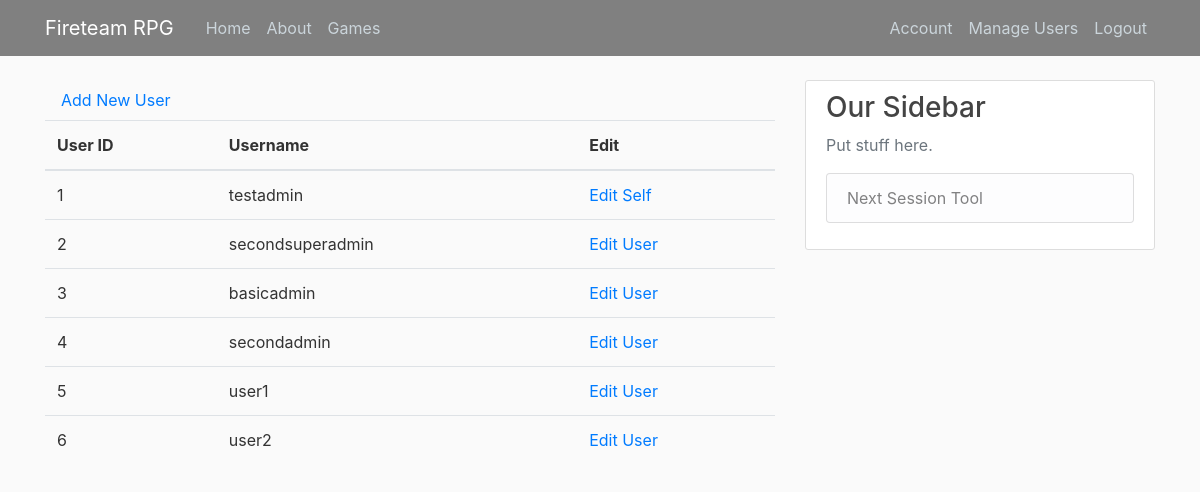
/manage_users (signed in), run on an earlier commit of the app's database.
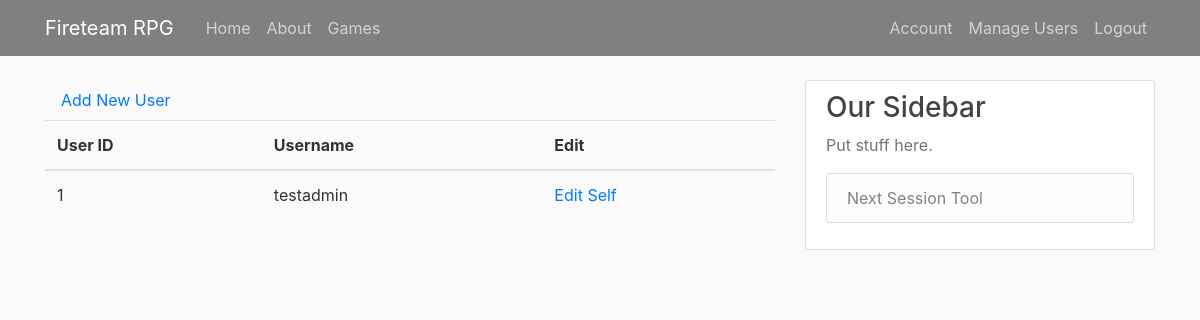
And on a later commit of the database.
### fireteam_manager/models.py (models this page shows, shortened)
class User(db.Model, UserMixin):
    id = db.Column(db.Integer, primary_key=True)
    username = db.Column(db.String(20), unique=True, nullable=False)
    email = db.Column(db.String(120), unique=True, nullable=False)
    password = db.Column(db.String(60), nullable=False)
    image_file = db.Column(db.String(20), nullable=False, default='default.jpg')
    is_admin = db.Column(db.Boolean, nullable=False, default=False)
    is_super_admin = db.Column(db.Boolean, nullable=False, default=True)
    has_changed_password = db.Column(db.Boolean, nullable=False, default=False)
    characters = db.relationship('Character', backref='owner', lazy=True)
    games = db.relationship('Game', backref='player', lazy=True)

### fireteam_manager/routes.py (the view)
@app.route('/manage_users')
@login_required
def manage_users():
    if current_user.is_admin is False:
        abort(403)
    list_of_all_users = User.query.order_by(User.id.asc()).all()
    return render_template('manage_users.html', title='Manage Users', users=list_of_all_users)

### fireteam_manager/models.py (called while the page is built)
@login_manager.user_loader
def load_user(user_id):
    return User.query.get(int(user_id))

### fireteam_manager/templates/manage_users.html
{% extends 'layout.html' %}
{% block content %}
    <a class="nav-item nav-link" href="{{ url_for('register_new_user') }}">Add New User</a>
    <table class="table">
        <thead>
            <tr>
                <th scope="col">User ID</th>
                <th scope="col">Username</th>
                <th scope="col">Edit</th>
            </tr>
        </thead>
        <tbody>
            {% for user in users %}
                <tr>
                    <td>{{ user.id }}</td>
                    <td>{{ user.username }}</td>
                    {% if user.username == current_user.username %}
                        <td><a href="{{ url_for('account') }}">Edit Self</a></td>
                    {% elif current_user.is_super_admin %}
                        <td><a href="{{ url_for('edit_user', selected_user=user.id) }}">Edit User</a></td>
                    {% elif user.is_super_admin == False and user.is_admin == False %}
                        <td><a href="{{ url_for('edit_user', selected_user=user.id) }}">Edit User</a></td>
                    {% else %}
                        <td>You cannot edit admins.</td>
                    {% endif %}
                </tr>
            {% endfor %}
        </tbody>
    </table>
{% endblock content %}

### fireteam_manager/templates/layout.html (shortened to what this page needs)
<!DOCTYPE html>
<html>
<head>
    <link rel="stylesheet" href="https://maxcdn.bootstrapcdn.com/bootstrap/4.0.0/css/bootstrap.min.css">
    <link rel="stylesheet" type="text/css" href="{{ url_for('static', filename='main.css') }}">
</head>
<body>
    <header class="site-header">
      <nav class="navbar navbar-expand-md navbar-dark bg-steel fixed-top">
        <div class="container">
          <a class="navbar-brand mr-4" href="{{ url_for('home') }}">Fireteam RPG</a>
          <div class="collapse navbar-collapse" id="navbarToggle">
            <div class="navbar-nav mr-auto">
              <a class="nav-item nav-link" href="{{ url_for('home') }}">Home</a>
              <a class="nav-item nav-link" href="{{ url_for('about') }}">About</a>
              {% if current_user.is_authenticated %}
              <a class="nav-link nav-item" href="{{ url_for('games') }}">Games</a>
              {% endif %}
            </div>
            <div class="navbar-nav">
              {% if current_user.is_authenticated %}
                <a class="nav-item nav-link" href="{{ url_for('account') }}">Account</a>
                {% if current_user.is_admin %}
                  <a class="nav-item nav-link" href="{{ url_for('manage_users') }}">Manage Users</a>
                {% endif %}
                <a class="nav-item nav-link" href="{{ url_for('logout') }}">Logout</a>
              {% else %}
                <a class="nav-item nav-link" href="{{ url_for('login') }}">Login</a>
              {% endif %}
            </div>
          </div>
        </div>
      </nav>
    </header>
    <main role="main" class="container">
      <div class="row">
        <div class="col-md-8">
          {% block content %}{% endblock %}
        </div>
        <div class="col-md-4">
          <div class="content-section">
            <h3>Our Sidebar</h3>
            <p class='text-muted'>Put stuff here.
              <ul class="list-group">
                <li class="list-group-item list-group-item-light">Next Session Tool</li>
              </ul>
            </p>
          </div>
        </div>
      </div>
    </main>
</body>
</html>

### fireteam_manager/static/main.css (style rules this page uses)
body { background: #fafafa; color: #333333; margin-top: 5rem; }
h1, h2, h3, h4, h5, h6 { color: #444444; }
.bg-steel { background-color: #808080; }
.site-header .navbar-nav .nav-link { color: #cbd5db; }
.content-section { background: #ffffff; padding: 10px 20px; border: 1px solid #dddddd; border-radius: 3px; margin-bottom: 20px; }

What changed in the data, as far as the page shows it:
removed User: id "2", username "secondsuperadmin"
removed User: id "3", username "basicadmin"
removed User: id "4", username "secondadmin"
removed User: id "5", username "user1"
removed User: id "6", username "user2"
